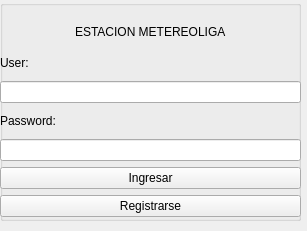
<?xml version="1.0" encoding="UTF-8"?>
<ui version="4.0">
 <class>autenticacion</class>
 <widget class="QWidget" name="autenticacion">
  <property name="enabled">
   <bool>true</bool>
  </property>
  <property name="geometry">
   <rect>
    <x>0</x>
    <y>0</y>
    <width>307</width>
    <height>231</height>
   </rect>
  </property>
  <property name="windowTitle">
   <string>Form</string>
  </property>
  <widget class="QGroupBox" name="groupBox">
   <property name="geometry">
    <rect>
     <x>0</x>
     <y>0</y>
     <width>301</width>
     <height>221</height>
    </rect>
   </property>
   <property name="title">
    <string/>
   </property>
   <widget class="QWidget" name="gridLayoutWidget">
    <property name="geometry">
     <rect>
      <x>0</x>
      <y>20</y>
      <width>301</width>
      <height>225</height>
     </rect>
    </property>
    <layout class="QVBoxLayout" name="verticalLayout">
     <item>
      <layout class="QHBoxLayout" name="horizontalLayout">
       <item>
        <spacer name="horizontalSpacer">
         <property name="orientation">
          <enum>Qt::Horizontal</enum>
         </property>
         <property name="sizeHint" stdset="0">
          <size>
           <width>40</width>
           <height>20</height>
          </size>
         </property>
        </spacer>
       </item>
       <item>
        <widget class="QLabel" name="label">
         <property name="text">
          <string>ESTACION METEREOLIGA</string>
         </property>
        </widget>
       </item>
       <item>
        <spacer name="horizontalSpacer_2">
         <property name="orientation">
          <enum>Qt::Horizontal</enum>
         </property>
         <property name="sizeHint" stdset="0">
          <size>
           <width>40</width>
           <height>20</height>
          </size>
         </property>
        </spacer>
       </item>
      </layout>
     </item>
     <item>
      <widget class="QLabel" name="label_2">
       <property name="text">
        <string>User:</string>
       </property>
      </widget>
     </item>
     <item>
      <widget class="QLineEdit" name="usuario"/>
     </item>
     <item>
      <widget class="QLabel" name="label_3">
       <property name="text">
        <string>Password:</string>
       </property>
      </widget>
     </item>
     <item>
      <widget class="QLineEdit" name="contras"/>
     </item>
     <item>
      <widget class="QPushButton" name="Ingresar">
       <property name="text">
        <string>Ingresar</string>
       </property>
      </widget>
     </item>
     <item>
      <widget class="QPushButton" name="Registrarse">
       <property name="text">
        <string>Registrarse</string>
       </property>
      </widget>
     </item>
     <item>
      <widget class="QPushButton" name="salirr">
       <property name="text">
        <string>Salir</string>
       </property>
      </widget>
     </item>
    </layout>
   </widget>
  </widget>
 </widget>
 <resources/>
 <connections/>
</ui>
